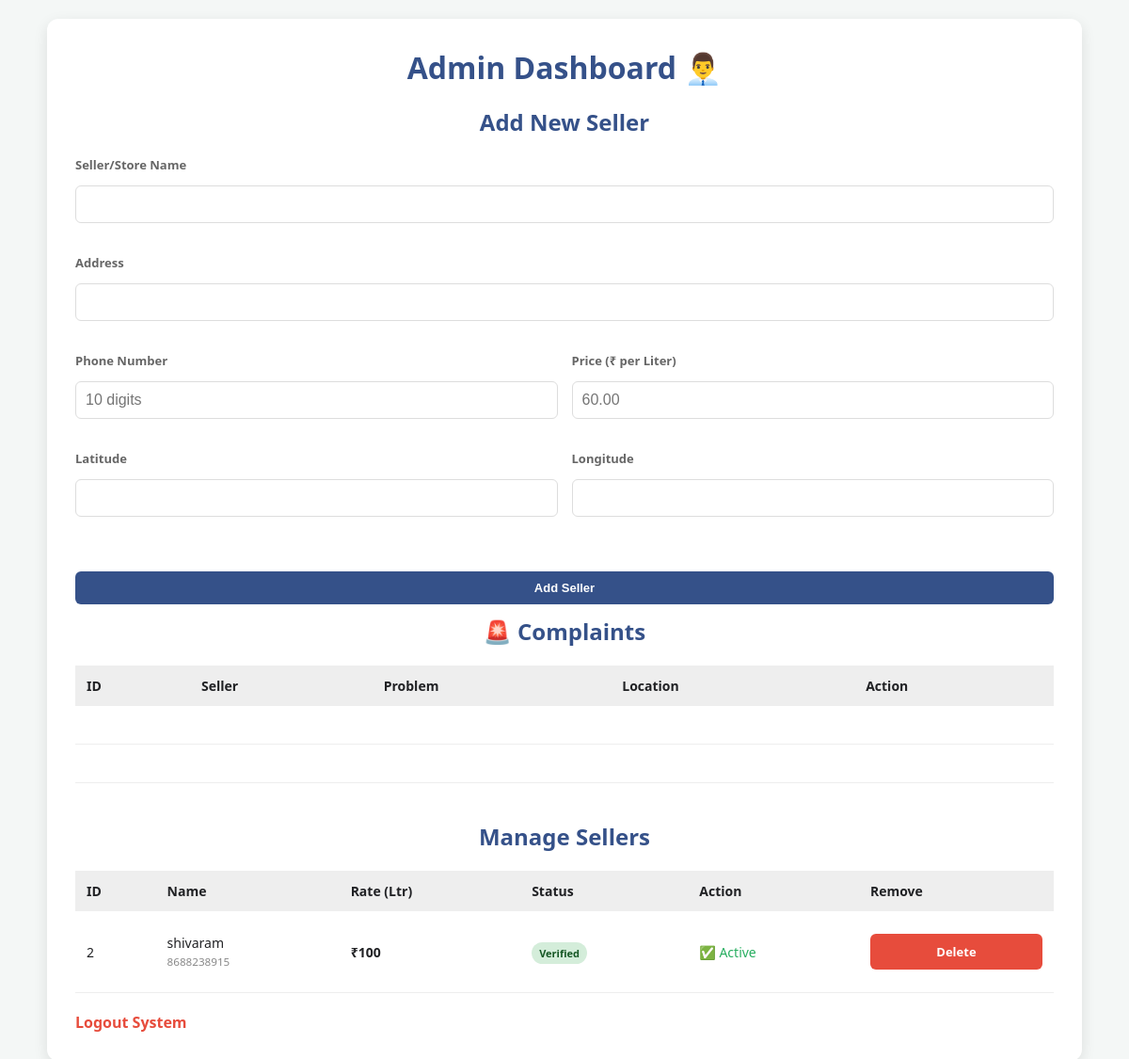
Page /admin (signed in) on the earlier database version.
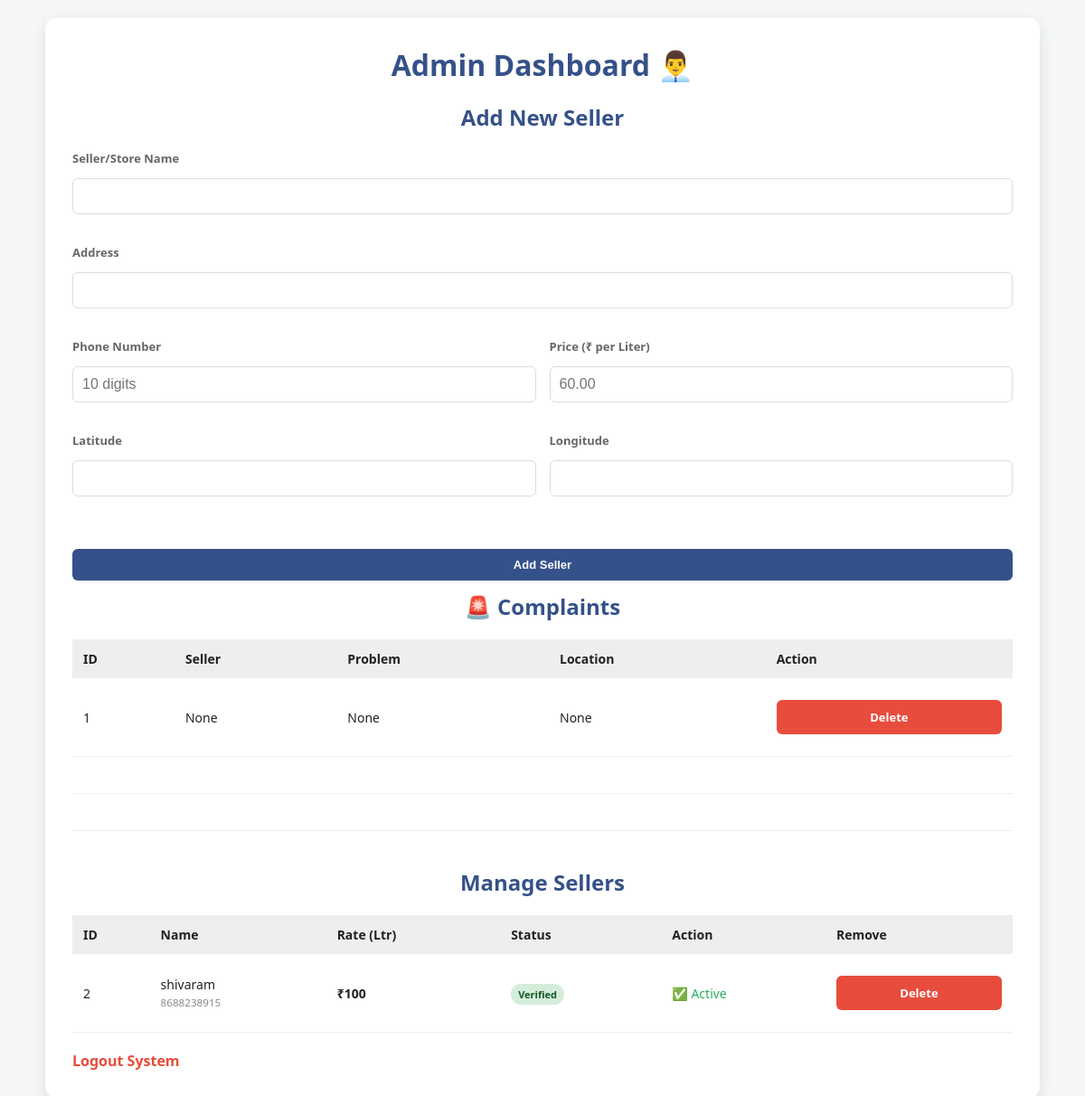
Same page on the later database version.
### tables this page shows
CREATE TABLE sellers (
    id INTEGER PRIMARY KEY AUTOINCREMENT,
    name TEXT,
    address TEXT,
    phone TEXT,
    price TEXT,
    latitude REAL,
    longitude REAL,
    verified INTEGER DEFAULT 0,
    status TEXT DEFAULT 'unavailable'
);

CREATE TABLE complaints (
            id INTEGER PRIMARY KEY AUTOINCREMENT,
            seller_name TEXT,
            problem TEXT,
            location TEXT
        );

### app.py (the view)
@app.route('/admin')
def admin():
    if not session.get('admin'):
        return redirect(url_for('login'))
    conn = get_db_connection()
    sellers = conn.execute("SELECT * FROM sellers").fetchall()
    complaints = conn.execute("SELECT * FROM complaints").fetchall()
    conn.close()
    return render_template('admin.html', sellers=sellers, complaints=complaints)

### app.py (called while the page is built)
def get_db_connection():
    conn = sqlite3.connect('database.db')
    return conn

### templates/admin.html (shortened to what this page needs)
<!DOCTYPE html>
<html lang="en">
<head>
    <link rel="stylesheet" href="{{ url_for('static', filename='style.css') }}">
</head>
<body>
<div class="container">
    <h1>Admin Dashboard 👨‍💼</h1>
    <section>
        <h2>Add New Seller</h2>
        <form method="POST" action="/add_seller">
            <div class="form-grid">
                <div class="full-width">
                    <label>Seller/Store Name</label>
                    <input type="text" name="name" required>
                </div>
                <div class="full-width">
                    <label>Address</label>
                    <input type="text" name="address" required>
                </div>
                <div>
                    <label>Phone Number</label>
                    <input type="tel" name="phone" pattern="[0-9]{10}" placeholder="10 digits" required>
                </div>
                <div>
                    <label>Price (₹ per Liter)</label>
                    <input type="number" step="0.01" name="price" placeholder="60.00" required>
                </div>
                <div>
                    <label>Latitude</label>
                    <input type="number" step="any" name="lat" required>
                </div>
                <div>
                    <label>Longitude</label>
                    <input type="number" step="any" name="lon" required>
                </div>
            </div>
            <button type="submit" class="btn btn-add">Add Seller</button>
        </form>
    </section>
<section>
    <h2>🚨 Complaints</h2>
    <table>
        <thead>
            <tr>
                <th>ID</th>
                <th>Seller</th>
                <th>Problem</th>
                <th>Location</th>
                <th>Action</th>
            </tr>
        </thead>
        <tbody>
            {% for c in complaints %}
            <tr>
                <td>{{ c[0] }}</td>
                <td>{{ c[1] }}</td>
                <td>{{ c[2] }}</td>
                <td>{{ c[3] }}</td>
                <td>
                    <a href="/delete_complaint/{{ c[0] }}"
                       class="btn btn-delete"
                       onclick="return confirm('Delete this complaint?')">
                       Delete
                    </a>
                </td>
            </tr>
            {% endfor %}
        </tbody>
    </table>
</section>
<hr style="margin: 40px 0; border: 0; border-top: 1px solid #eee;">
    <hr style="margin: 40px 0; border: 0; border-top: 1px solid #eee;">
    <section>
        <h2>Manage Sellers</h2>
        <table>
            <thead>
                <tr>
                    <th>ID</th>
                    <th>Name</th>
                    <th>Rate (Ltr)</th>
                    <th>Status</th>
                    <th>Action</th>
                    <th>Remove</th>
                </tr>
            </thead>
            <tbody>
                {% for s in sellers %}
                <tr>
                    <td>{{ s[0] }}</td>
                    <td>{{ s[1] }}<br><small style="color:#888">{{ s[3] }}</small></td>
                    <td><strong>₹{{ s[4] }}</strong></td>
                    <td>
                        {% if s[7] == 1 %}
                            <span class="status-badge verified">Verified</span>
                        {% else %}
                            <span class="status-badge pending">Pending</span>
                        {% endif %}
                    </td>
                    <td>
                        {% if s[7] == 0 %}
                            <a href="/verify/{{ s[0] }}" class="btn btn-verify">Approve</a>
                        {% else %}
                            <span style="color: var(--success);">✅ Active</span>
                        {% endif %}
                    </td>
                    <td>
                        <a href="/delete_seller/{{ s[0] }}"
                           class="btn btn-delete"
                           onclick="return confirm('Are you sure? This action cannot be undone.')">
                           Delete
                        </a>
                    </td>
                </tr>
                {% endfor %}
            </tbody>
        </table>
    </section>
    <a href="/logout" class="logout">Logout System</a>
</div>
</body>
</html>

### static/style.css (style rules this page uses)
*, *::before, *::after { box-sizing: border-box; }
:root { --primary: #2e7d32; --primary-hover: #236327; --secondary: #1a73e8; --secondary-hover: #1557b0; --bg: #f8f9fa; --text: #202124; --white: #ffffff; --border: #dddddd; --shadow: 0 4px 12px rgba(0,0,0,0.1); }
body { font-family: 'Segoe UI', Roboto, Helvetica, Arial, sans-serif; background-color: var(--bg); color: var(--text); margin: 0; padding: 20px; display: flex; flex-direction: column; align-items: center; justify-content: center; min-height: 100vh; }
.container, .card { background: var(--white); width: 100%; max-width: 450px; padding: 30px; border-radius: 15px; box-shadow: var(--shadow); margin-bottom: 20px; }
h1, h2, h3 { color: var(--primary); margin-top: 0; margin-bottom: 20px; text-align: center; }
.btn { display: block; width: 100%; padding: 14px; margin: 12px 0; border: 2px solid transparent; border-radius: 8px; font-size: 16px; font-weight: 600; text-align: center; text-decoration: none; cursor: pointer; transition: all 0.2s ease; }
input, select, textarea { width: 100%; padding: 12px; margin: 8px 0 18px 0; border: 1px solid var(--border); border-radius: 8px; font-size: 16px; color: var(--text); }

### templates/admin.html (style rules this page uses)
:root { --primary: #355189; --success: #27ae60; --danger: #e74c3c; --info: #3498db; --light: #f4f7f6; }
body { font-family: 'Segoe UI', sans-serif; background: var(--light); margin: 0; padding: 20px; }
.container { max-width: 1100px; margin: auto; background: white; padding: 30px; border-radius: 12px; box-shadow: 0 5px 15px rgba(0,0,0,0.1); }
.form-grid { display: grid; grid-template-columns: 1fr 1fr; gap: 15px; margin-bottom: 30px; }
.full-width { grid-column: span 2; }
label { font-weight: bold; font-size: 13px; color: #666; display: block; margin-bottom: 5px; }
input { padding: 10px; border: 1px solid #ddd; border-radius: 6px; width: 100%; box-sizing: border-box; }
.btn { padding: 10px 15px; border-radius: 6px; border: none; cursor: pointer; font-weight: bold; text-decoration: none; display: inline-block; font-size: 13px; }
.btn-add { background: var(--primary); color: white; width: 100%; margin-top: 10px; }
.btn-delete { background: var(--danger); color: white; }
table { width: 100%; border-collapse: collapse; margin-top: 20px; }
th { background: #eee; padding: 12px; text-align: left; font-size: 14px; }
td { padding: 12px; border-bottom: 1px solid #eee; font-size: 14px; }
.status-badge { padding: 4px 8px; border-radius: 20px; font-size: 11px; font-weight: bold; }
.verified { background: #d4edda; color: #155724; }
.logout { color: var(--danger); text-decoration: none; display: block; margin-top: 20px; font-weight: bold; }

Differences in the rows shown:
added complaints: id "1", c "None"
